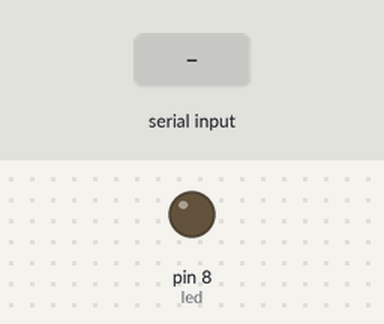
A sketch run on a simulated Arduino Uno, built with avr-gcc and run on an emulated ATmega328P. On the bench: output pins drawn as LEDs (lit = HIGH). The test bench sets the inputs (shaded band).

Above: at 1.2 s.
1.3 s: "1" received over Serial
At 2.1 s:
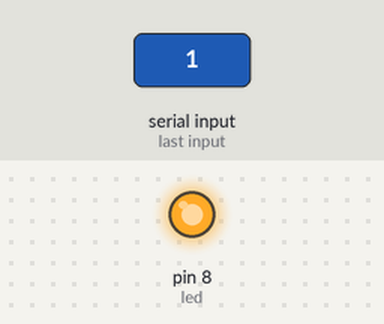
2.8 s: "2" received over Serial
At 3.2 s:
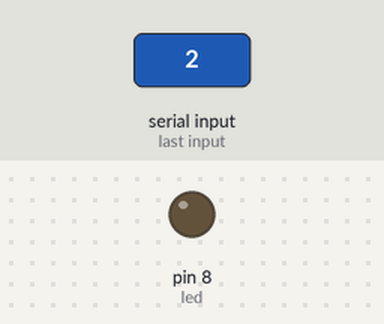
Timing chart, 0 to 5.8 s (numbered marks = the images above; inputs shaded):
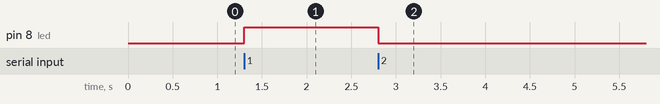

The sketch:

Arduino.ino
```cpp
int led = 8;

void setup() {
      Serial.begin(9600);
      pinMode(led, OUTPUT);
}
char c;
void loop() {
    c = Serial.read();
    if (c == '1') {
      digitalWrite(led, HIGH);
    }
    if (c == '2') {
      digitalWrite(led, LOW);
    }
}
```

Measured:
- after the input at 1.3 s, pin 8 (led): LOW → HIGH at once
- after the input at 2.8 s, pin 8 (led): HIGH → LOW at once
